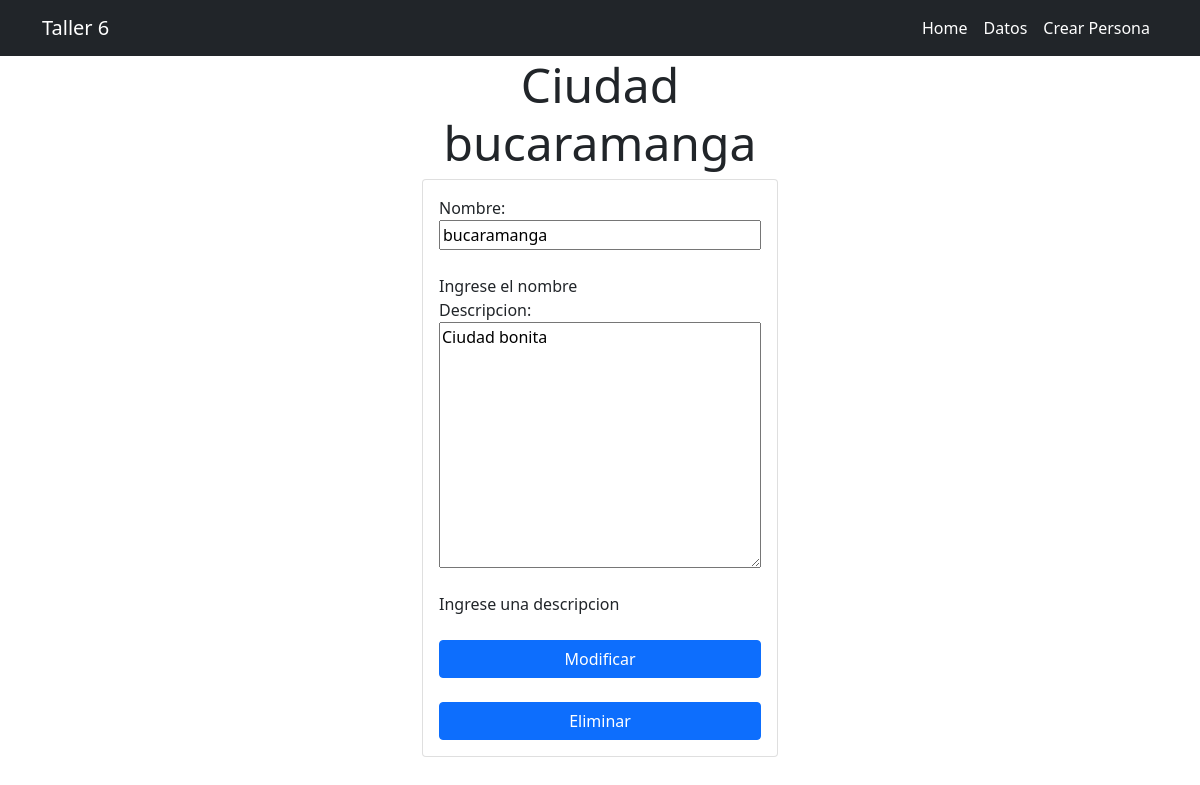
The app's page /datos/1/C with its own data.
### taller/models.py (models this page shows)
class Ciudad(models.Model):
    nombre = models.CharField(max_length=100, help_text="Ingrese el nombre")
    descripcion = models.TextField(blank=True, help_text="Ingrese una descripcion")
    def __str__(self):
        return "Ciudad " + self.nombre

### taller/views.py (the view, shortened to what this page needs)
# urls.py: path('datos/<int:dato_id>/C', views.datos_ver_C, name="datos_ver_C"),
def datos_ver_C(request, dato_id):
    if request.method == "GET":
        dato = get_object_or_404(Ciudad, id=dato_id)
        form = CiudadForm(instance=dato)
        return render(request, "dato_modificar.html", {
            "dato": dato,
            "form": form,
            "tipo": "Ciudad"
        })

### taller/forms.py
class CiudadForm(ModelForm):
    class Meta:
        model = Ciudad
        fields = ["nombre", "descripcion"]

### taller/templates/dato_modificar.html (shortened to what this page needs)
{% extends "base.html" %}
{% block content %}
<main class="container">
    <div class="row">
        <div class="col-4 offset-4">
            <h1 class="text-center display-5">{{dato}}</h1>
            <form action="" method="POST" class="card card-body">
                {{form}}
                <button class="btn btn-primary mt-4">
                    Modificar
                </button>
                <a href="{% url 'datos_ver_delete' dato.id tipo%}" class="btn btn-primary mt-4">Eliminar</a>
            </form>
        </div>
    </div>
</main>
{% endblock %}

### records on screen
Ciudad: nombre "Ciudad bucaramanga", nombre "bucaramanga", descripcion "Ciudad bonita"
